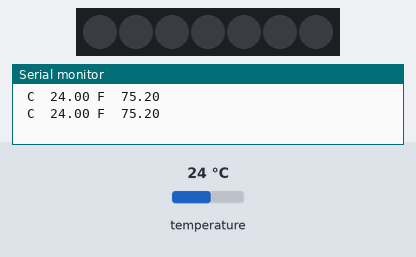
Recording of a sketch running on a simulated Arduino Uno, built with avr-gcc and run on an emulated ATmega328P. Parts: 7 RGB LEDs in strip order, left to right, the last lines printed to the serial monitor. The test bench sets the inputs (shaded band); at power-on: temperature 24 °C.

Above: at 3.5 s.
3.6 s: temperature set to 28.5 °C
6.9 s: temperature set to 29.8 °C
At 10.2 s:
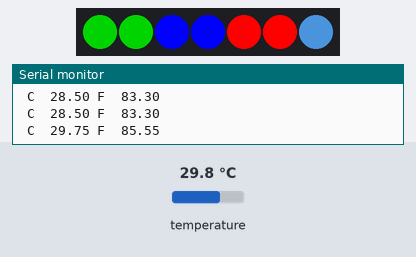
11.1 s: temperature set to 12 °C
At 14.4 s:
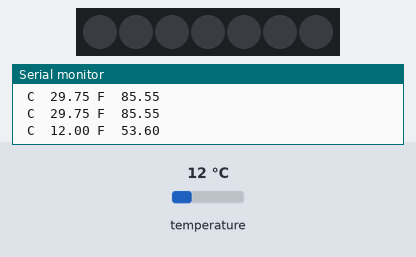
15.0 s: temperature set to 33 °C
At 18.5 s:
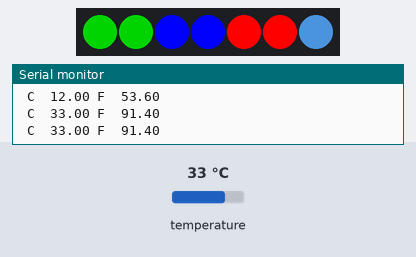
Timing chart, 0 to 20.0 s (numbered marks = the images above; inputs shaded):
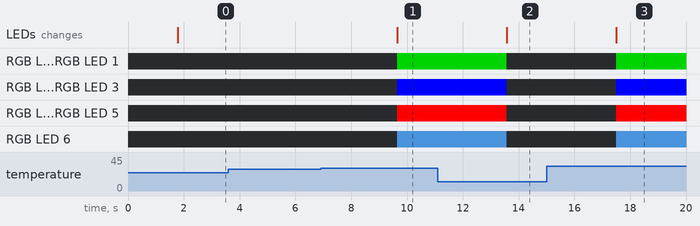

Measured:
- the behaviour switches between 29 and 29.1 °C on temperature (found by bisection; images 0 and 1)
- after the input at 6.9 s, RGB LED 0, RGB LED 1: off → RGB(0, 128, 0) after 2.7 s; RGB LED 2, RGB LED 3: off → RGB(0, 0, 255) after 2.7 s; RGB LED 4, RGB LED 5: off → RGB(255, 0, 0) after 2.7 s; RGB LED 6: off → RGB(50, 100, 150) after 2.7 s; the LEDs: change after 2.7 s (image 1)
- after the input at 11.1 s, RGB LED 0, RGB LED 1: RGB(0, 128, 0) → off after 2.5 s; RGB LED 2, RGB LED 3: RGB(0, 0, 255) → off after 2.5 s; RGB LED 4, RGB LED 5: RGB(255, 0, 0) → off after 2.5 s; RGB LED 6: RGB(50, 100, 150) → off after 2.5 s; the LEDs: change after 2.5 s (image 2)
- after the input at 15.0 s, RGB LED 0, RGB LED 1: off → RGB(0, 128, 0) after 2.5 s; RGB LED 2, RGB LED 3: off → RGB(0, 0, 255) after 2.5 s; RGB LED 4, RGB LED 5: off → RGB(255, 0, 0) after 2.5 s; RGB LED 6: off → RGB(50, 100, 150) after 2.5 s; the LEDs: change after 2.5 s (image 3)

The sketch:

Temp_sensor.ino
```cpp
#include "OneWire.h"
#include "DallasTemperature.h"
 #include "FastLED.h"

  // How many leds in your strip?
#define NUM_LEDS 7
#define DATA_PIN 2

CRGB leds[NUM_LEDS];          // Defines the array of leds
const int delayVal =  200;    // Define the delay 1000=1sec

#define ONE_WIRE_BUS 5

OneWire oneWire(ONE_WIRE_BUS);

DallasTemperature sensors(&oneWire);

 float Celcius=0;
 float Fahrenheit=0;
void setup(void)
{

  Serial.begin(9600);
  sensors.begin();
  FastLED.addLeds<NEOPIXEL, DATA_PIN>(leds, NUM_LEDS);
}

void loop(void)
{
  sensors.requestTemperatures();
  Celcius=sensors.getTempCByIndex(0);
  Fahrenheit=sensors.toFahrenheit(Celcius);
  Serial.print(" C  ");
  Serial.print(Celcius);
  Serial.print(" F  ");
  Serial.println(Fahrenheit);
  delay(1000);
  if (Celcius >29) {
        // Turn the LED on, then pause
        leds[0] = CRGB::Green;
        leds[1] = CRGB::Green;
        leds[2] = CRGB::Blue;
        leds[3] = CRGB::Blue;
        leds[4] = CRGB::Red;
        leds[5] = CRGB::Red;
        leds[6] = CRGB(50, 100, 150);

        FastLED.show();
        delay(delayVal);
  } else {
        // Now turn the LED off, then pause
        leds[0] = CRGB::Black;
        leds[1] = CRGB::Black;
        leds[2] = CRGB::Black;
        leds[3] = CRGB::Black;
        leds[4] = CRGB::Black;
        leds[5] = CRGB::Black;
        leds[6] = CRGB::Black;
        FastLED.show();
        delay(delayVal);
  }
}
```
